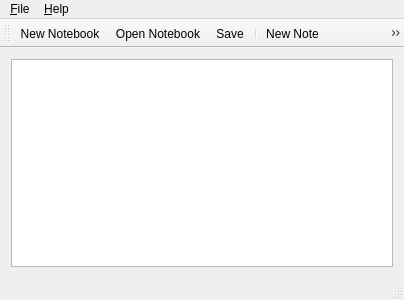
<?xml version="1.0" encoding="UTF-8"?>
<ui version="4.0">
 <class>MainWindow</class>
 <widget class="QMainWindow" name="MainWindow">
  <property name="geometry">
   <rect>
    <x>0</x>
    <y>0</y>
    <width>400</width>
    <height>300</height>
   </rect>
  </property>
  <property name="windowTitle">
   <string>Toynote</string>
  </property>
  <widget class="QWidget" name="centralWidget">
   <layout class="QGridLayout" name="gridLayout">
    <item row="0" column="0">
     <widget class="QTableView" name="notesView">
      <property name="minimumSize">
       <size>
        <width>382</width>
        <height>0</height>
       </size>
      </property>
      <property name="selectionBehavior">
       <enum>QAbstractItemView::SelectRows</enum>
      </property>
     </widget>
    </item>
   </layout>
  </widget>
  <widget class="QMenuBar" name="menuBar">
   <property name="geometry">
    <rect>
     <x>0</x>
     <y>0</y>
     <width>400</width>
     <height>21</height>
    </rect>
   </property>
   <widget class="QMenu" name="menuFile">
    <property name="title">
     <string>&amp;File</string>
    </property>
    <addaction name="actionNew_Notebook"/>
    <addaction name="actionOpen_Notebook"/>
    <addaction name="actionSave"/>
    <addaction name="actionSave_As"/>
    <addaction name="actionClose_Notebook"/>
    <addaction name="actionExit"/>
    <addaction name="separator"/>
   </widget>
   <widget class="QMenu" name="menuHelp">
    <property name="title">
     <string>&amp;Help</string>
    </property>
    <addaction name="actionAbout"/>
    <addaction name="actionVisit_Website"/>
   </widget>
   <addaction name="menuFile"/>
   <addaction name="menuHelp"/>
  </widget>
  <widget class="QToolBar" name="mainToolBar">
   <attribute name="toolBarArea">
    <enum>TopToolBarArea</enum>
   </attribute>
   <attribute name="toolBarBreak">
    <bool>false</bool>
   </attribute>
   <addaction name="actionNew_Notebook"/>
   <addaction name="actionOpen_Notebook"/>
   <addaction name="actionSave"/>
   <addaction name="separator"/>
   <addaction name="actionNew_Note"/>
   <addaction name="actionDelete_Notes"/>
  </widget>
  <widget class="QStatusBar" name="statusBar"/>
  <action name="actionNew_Notebook">
   <property name="icon">
    <iconset resource="resources.qrc">
     <normaloff>:/icons/Notebook-new.svg</normaloff>:/icons/Notebook-new.svg</iconset>
   </property>
   <property name="text">
    <string>New Notebook</string>
   </property>
   <property name="toolTip">
    <string>Create a new notebook</string>
   </property>
  </action>
  <action name="actionNew_Note">
   <property name="icon">
    <iconset resource="resources.qrc">
     <normaloff>:/icons/Note-add.svg</normaloff>:/icons/Note-add.svg</iconset>
   </property>
   <property name="text">
    <string>New Note</string>
   </property>
   <property name="toolTip">
    <string>Add a new note</string>
   </property>
  </action>
  <action name="actionDelete_Notes">
   <property name="icon">
    <iconset resource="resources.qrc">
     <normaloff>:/icons/Note-remove.svg</normaloff>:/icons/Note-remove.svg</iconset>
   </property>
   <property name="text">
    <string>Delete Notes</string>
   </property>
   <property name="toolTip">
    <string>Delete the selected note(s)</string>
   </property>
  </action>
  <action name="actionAbout">
   <property name="text">
    <string>&amp;About Toynote</string>
   </property>
  </action>
  <action name="actionSave">
   <property name="icon">
    <iconset resource="resources.qrc">
     <normaloff>:/icons/Notebook-save.svg</normaloff>:/icons/Notebook-save.svg</iconset>
   </property>
   <property name="text">
    <string>&amp;Save</string>
   </property>
   <property name="toolTip">
    <string>Save the notebook</string>
   </property>
  </action>
  <action name="actionOpen_Notebook">
   <property name="icon">
    <iconset resource="resources.qrc">
     <normaloff>:/icons/Notebook-open.svg</normaloff>:/icons/Notebook-open.svg</iconset>
   </property>
   <property name="text">
    <string>&amp;Open Notebook</string>
   </property>
   <property name="toolTip">
    <string>Open a notebook</string>
   </property>
  </action>
  <action name="actionClose_Notebook">
   <property name="text">
    <string>&amp;Close</string>
   </property>
   <property name="toolTip">
    <string>Close the notebook</string>
   </property>
  </action>
  <action name="actionSave_As">
   <property name="icon">
    <iconset resource="resources.qrc">
     <normaloff>:/icons/Notebook-save-as.svg</normaloff>:/icons/Notebook-save-as.svg</iconset>
   </property>
   <property name="text">
    <string>Sa&amp;ve As</string>
   </property>
   <property name="toolTip">
    <string>Save the notebook to a chosen file</string>
   </property>
  </action>
  <action name="actionVisit_Website">
   <property name="text">
    <string>Visit Website</string>
   </property>
  </action>
  <action name="actionExit">
   <property name="icon">
    <iconset theme="window-close"/>
   </property>
   <property name="text">
    <string>Exit</string>
   </property>
  </action>
 </widget>
 <layoutdefault spacing="6" margin="11"/>
 <resources>
  <include location="resources.qrc"/>
 </resources>
 <connections>
  <connection>
   <sender>actionAbout</sender>
   <signal>triggered()</signal>
   <receiver>MainWindow</receiver>
   <slot>displayAbout()</slot>
   <hints>
    <hint type="sourcelabel">
     <x>-1</x>
     <y>-1</y>
    </hint>
    <hint type="destinationlabel">
     <x>199</x>
     <y>149</y>
    </hint>
   </hints>
  </connection>
  <connection>
   <sender>actionSave</sender>
   <signal>triggered()</signal>
   <receiver>MainWindow</receiver>
   <slot>saveNotebook()</slot>
   <hints>
    <hint type="sourcelabel">
     <x>-1</x>
     <y>-1</y>
    </hint>
    <hint type="destinationlabel">
     <x>199</x>
     <y>149</y>
    </hint>
   </hints>
  </connection>
  <connection>
   <sender>actionOpen_Notebook</sender>
   <signal>triggered()</signal>
   <receiver>MainWindow</receiver>
   <slot>openNotebook()</slot>
   <hints>
    <hint type="sourcelabel">
     <x>-1</x>
     <y>-1</y>
    </hint>
    <hint type="destinationlabel">
     <x>199</x>
     <y>149</y>
    </hint>
   </hints>
  </connection>
  <connection>
   <sender>actionClose_Notebook</sender>
   <signal>triggered()</signal>
   <receiver>MainWindow</receiver>
   <slot>closeNotebook()</slot>
   <hints>
    <hint type="sourcelabel">
     <x>-1</x>
     <y>-1</y>
    </hint>
    <hint type="destinationlabel">
     <x>199</x>
     <y>149</y>
    </hint>
   </hints>
  </connection>
  <connection>
   <sender>actionNew_Notebook</sender>
   <signal>triggered()</signal>
   <receiver>MainWindow</receiver>
   <slot>newNotebook()</slot>
   <hints>
    <hint type="sourcelabel">
     <x>-1</x>
     <y>-1</y>
    </hint>
    <hint type="destinationlabel">
     <x>199</x>
     <y>149</y>
    </hint>
   </hints>
  </connection>
  <connection>
   <sender>actionSave_As</sender>
   <signal>triggered()</signal>
   <receiver>MainWindow</receiver>
   <slot>saveNotebookAs()</slot>
   <hints>
    <hint type="sourcelabel">
     <x>-1</x>
     <y>-1</y>
    </hint>
    <hint type="destinationlabel">
     <x>199</x>
     <y>149</y>
    </hint>
   </hints>
  </connection>
  <connection>
   <sender>actionNew_Note</sender>
   <signal>triggered()</signal>
   <receiver>MainWindow</receiver>
   <slot>newNote()</slot>
   <hints>
    <hint type="sourcelabel">
     <x>-1</x>
     <y>-1</y>
    </hint>
    <hint type="destinationlabel">
     <x>199</x>
     <y>149</y>
    </hint>
   </hints>
  </connection>
  <connection>
   <sender>actionDelete_Notes</sender>
   <signal>triggered()</signal>
   <receiver>MainWindow</receiver>
   <slot>deleteNotes()</slot>
   <hints>
    <hint type="sourcelabel">
     <x>-1</x>
     <y>-1</y>
    </hint>
    <hint type="destinationlabel">
     <x>199</x>
     <y>149</y>
    </hint>
   </hints>
  </connection>
  <connection>
   <sender>notesView</sender>
   <signal>activated(QModelIndex)</signal>
   <receiver>MainWindow</receiver>
   <slot>editNote(QModelIndex)</slot>
   <hints>
    <hint type="sourcelabel">
     <x>199</x>
     <y>168</y>
    </hint>
    <hint type="destinationlabel">
     <x>199</x>
     <y>149</y>
    </hint>
   </hints>
  </connection>
  <connection>
   <sender>actionVisit_Website</sender>
   <signal>triggered()</signal>
   <receiver>MainWindow</receiver>
   <slot>visitWebsite()</slot>
   <hints>
    <hint type="sourcelabel">
     <x>-1</x>
     <y>-1</y>
    </hint>
    <hint type="destinationlabel">
     <x>199</x>
     <y>149</y>
    </hint>
   </hints>
  </connection>
  <connection>
   <sender>actionExit</sender>
   <signal>triggered()</signal>
   <receiver>MainWindow</receiver>
   <slot>exit()</slot>
   <hints>
    <hint type="sourcelabel">
     <x>-1</x>
     <y>-1</y>
    </hint>
    <hint type="destinationlabel">
     <x>199</x>
     <y>149</y>
    </hint>
   </hints>
  </connection>
 </connections>
 <slots>
  <slot>displayAbout()</slot>
  <slot>saveNotebook()</slot>
  <slot>openNotebook()</slot>
  <slot>newNotebook()</slot>
  <slot>closeNotebook()</slot>
  <slot>saveNotebookAs()</slot>
  <slot>newNote()</slot>
  <slot>deleteNotes()</slot>
  <slot>visitWebsite()</slot>
  <slot>exit()</slot>
  <slot>editNote(QModelIndex)</slot>
 </slots>
</ui>
